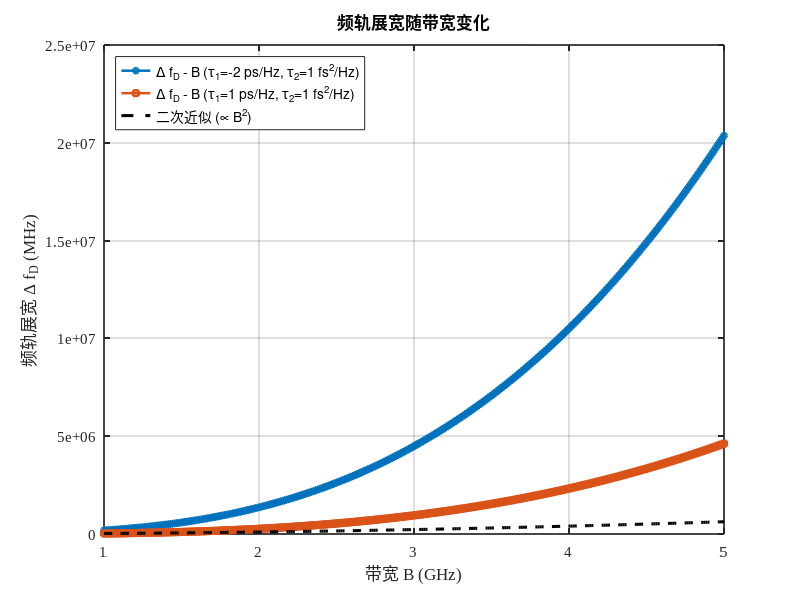
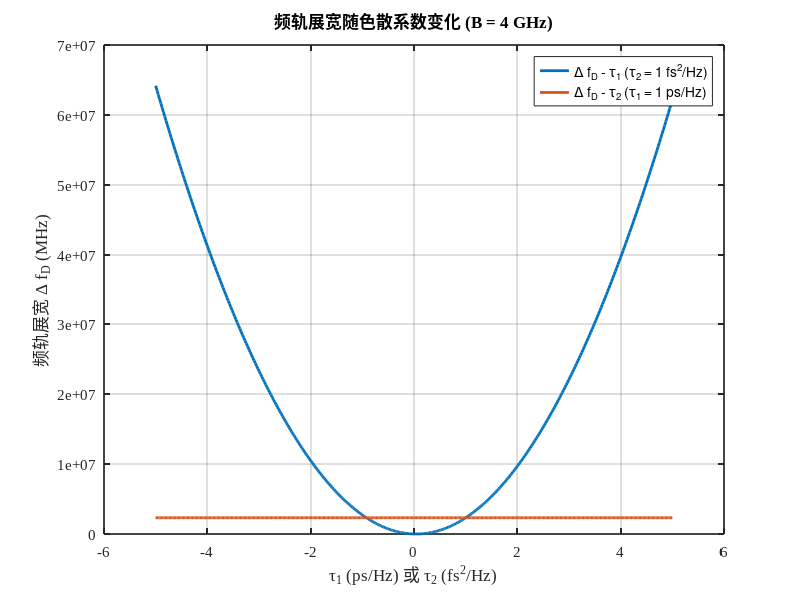

Write MATLAB code to recreate these figures, in order. (Note: this script raises an error after producing the figures.)
%%%%%%%%%%%%%%%%%%%%%%%%%%%%%%%%%%%%%%%%%%%%%%%%%%%%%%%%%%%%%%%%%%%%%%%%%%
% 图3-5 / 图3-6：带宽与色散系数对频轨展宽的影响
%%%%%%%%%%%%%%%%%%%%%%%%%%%%%%%%%%%%%%%%%%%%%%%%%%%%%%%%%%%%%%%%%%%%%%%%%%
clc; clear; close all;

%% 1. Constants and parameters
f0 = 34e9;              % start frequency (Hz)
omega0 = 2 * pi * f0;   % angular frequency (rad/s)
T_m = 1e-3;             % modulation period (s)
tau0 = 1e-9;            % zero-order group delay term (s)

% Example dispersion cases
tau1_cases = [-2, 1] * 1e-12;  % s^2
tau2_cases = [1, 1] * 1e-30;   % s^3

% Bandwidth range
B = linspace(1e9, 5e9, 300);   % 1-5 GHz

%% 2. Figure 3-5: broadening vs bandwidth
Kp = 2 * pi * B / T_m;

% Case 1
tau1 = tau1_cases(1);
tau2 = tau2_cases(1);
C1 = omega0 * tau2 + 2 * tau1;
C2 = tau1^2 + tau0 * tau2;
Delta_f_case1 = (2 * pi * B.^2 / T_m) .* abs(C1 - (2 * pi * B / T_m) .* C2);
Delta_f_quad = (2 * pi * B.^2 / T_m) .* abs(C1);
B_zero_case1 = (C1 / C2) * T_m / (2 * pi);

% Case 2
tau1 = tau1_cases(2);
tau2 = tau2_cases(2);
C1 = omega0 * tau2 + 2 * tau1;
C2 = tau1^2 + tau0 * tau2;
Delta_f_case2 = (2 * pi * B.^2 / T_m) .* abs(C1 - (2 * pi * B / T_m) .* C2);
B_zero_case2 = (C1 / C2) * T_m / (2 * pi);

fig1 = figure('Position', [120, 120, 820, 520], 'Color', 'w');

colors = [
    0.0000, 0.4470, 0.7410;
    0.8500, 0.3250, 0.0980;
    0.0000, 0.0000, 0.0000
];

plot(B / 1e9, Delta_f_case1 / 1e6, 'o-', ...
    'Color', colors(1, :), 'LineWidth', 1.8, 'MarkerSize', 4);
hold on;
plot(B / 1e9, Delta_f_case2 / 1e6, 's-', ...
    'Color', colors(2, :), 'LineWidth', 1.8, 'MarkerSize', 4);
plot(B / 1e9, Delta_f_quad / 1e6, '--', ...
    'Color', colors(3, :), 'LineWidth', 2.2);

grid on;
xlabel('带宽 \fontname{Times New Roman}B (GHz)', 'Interpreter', 'tex');
ylabel('频轨展宽 \fontname{Times New Roman}\Delta f_D (MHz)', 'Interpreter', 'tex');
title('频轨展宽随带宽变化');
legend( ...
    '\Delta f_D - B (\tau_1=-2 ps/Hz, \tau_2=1 fs^2/Hz)', ...
    '\Delta f_D - B (\tau_1=1 ps/Hz, \tau_2=1 fs^2/Hz)', ...
    '二次近似 (\propto B^2)', ...
    'Location', 'northwest');
set(gca, 'FontName', 'Times New Roman', 'FontSize', 11, 'LineWidth', 1.2, 'Box', 'on');

if isfinite(B_zero_case1) && B_zero_case1 > min(B) && B_zero_case1 < max(B)
    xline(B_zero_case1 / 1e9, ':', 'Color', colors(1, :), 'LineWidth', 1.4);
    text(B_zero_case1 / 1e9 + 0.05, max(Delta_f_case1 / 1e6) * 0.20, ...
        sprintf('B_0^{(1)} = %.2f GHz', B_zero_case1 / 1e9), ...
        'FontSize', 11, 'Color', colors(1, :), 'FontName', 'Times New Roman');
end
if isfinite(B_zero_case2) && B_zero_case2 > min(B) && B_zero_case2 < max(B)
    xline(B_zero_case2 / 1e9, ':', 'Color', colors(2, :), 'LineWidth', 1.4);
    text(B_zero_case2 / 1e9 + 0.05, max(Delta_f_case1 / 1e6) * 0.12, ...
        sprintf('B_0^{(2)} = %.2f GHz', B_zero_case2 / 1e9), ...
        'FontSize', 11, 'Color', colors(2, :), 'FontName', 'Times New Roman');
end

%% 3. Figure 3-6: broadening vs dispersion coefficients
B_fixed = 4e9;
Kp_fixed = 2 * pi * B_fixed / T_m;

tau1_range = linspace(-5, 5, 400) * 1e-12;
tau2_fixed = 1e-30;
C1_tau1 = omega0 * tau2_fixed + 2 * tau1_range;
C2_tau1 = tau1_range.^2 + tau0 * tau2_fixed;
Delta_f_tau1 = (2 * pi * B_fixed^2 / T_m) .* abs(C1_tau1 - Kp_fixed * C2_tau1);

tau2_range = linspace(-5, 5, 400) * 1e-30;
tau1_fixed = 1e-12;
C1_tau2 = omega0 * tau2_range + 2 * tau1_fixed;
C2_tau2 = tau1_fixed^2 + tau0 * tau2_range;
Delta_f_tau2 = (2 * pi * B_fixed^2 / T_m) .* abs(C1_tau2 - Kp_fixed * C2_tau2);

fig2 = figure('Position', [980, 120, 820, 520], 'Color', 'w');
plot(tau1_range / 1e-12, Delta_f_tau1 / 1e6, 'LineWidth', 2.0, 'Color', colors(1, :));
hold on;
plot(tau2_range / 1e-30, Delta_f_tau2 / 1e6, 'LineWidth', 2.0, 'Color', colors(2, :));
grid on;
xlabel('\fontname{Times New Roman}\tau_1 (ps/Hz) \fontname{SimSun}或 \fontname{Times New Roman}\tau_2 (fs^2/Hz)', ...
    'Interpreter', 'tex');
ylabel('频轨展宽 \fontname{Times New Roman}\Delta f_D (MHz)', 'Interpreter', 'tex');
title('频轨展宽随色散系数变化 (B = 4 GHz)');
legend('\Delta f_D - \tau_1 (\tau_2 = 1 fs^2/Hz)', ...
       '\Delta f_D - \tau_2 (\tau_1 = 1 ps/Hz)', ...
       'Location', 'northeast');
set(gca, 'FontName', 'Times New Roman', 'FontSize', 11, 'LineWidth', 1.2, 'Box', 'on');

%% 4. Export (explicit figure handles)
export_thesis_figure(fig1, '图3-5_带宽色散耦合曲线', 14, 600, 'SimSun');
export_thesis_figure(fig2, '图3-6_色散系数影响频轨展宽', 14, 600, 'SimSun');

fprintf('导出完成：图3-5 与 图3-6。\n');
